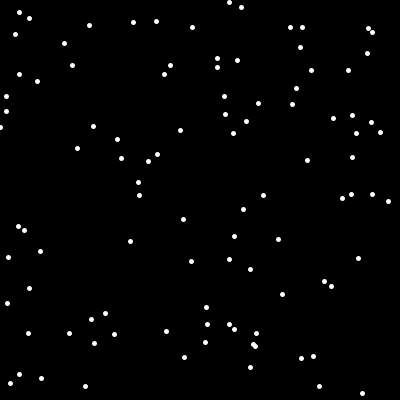
Frame 1 (no input)
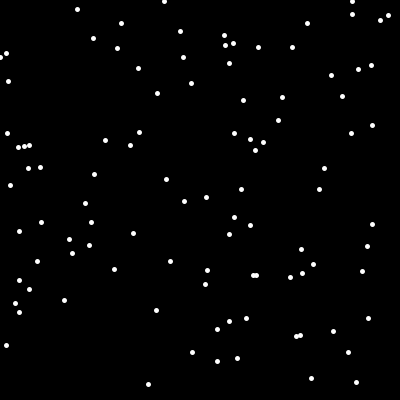
Frame 60 (the mouse pressed at the canvas centre just before this capture)
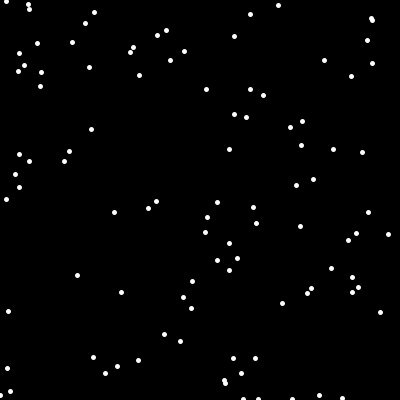
Frame 120 (the mouse held since frame 60 and released just before this capture)

The Processing sketch that drew these frames (run headless with seeded random() and noise(); from frame 60 on, the mouse is pressed at the canvas centre):

// Processing sketch: processing_164742
// ── processing_164742.pde

float[] xCoord = new float[100];
float[] yCoord = new float[100];
float[] speed = new float[100];


void setup() {
  size(400, 400);
  for (int i = 0; i < 100; i++) {
    xCoord[i] = random(width);
    yCoord[i] = random(height);
    speed[i] = random(2,5);
  }
}

void draw() {
  background(0);
  strokeWeight(5);
  stroke(255);
  smooth();
  for (int i = 0; i < 100; i++) {
    point(xCoord[i], yCoord[i]);
    yCoord[i] += speed[i];
    yCoord[i] += 1;
      if(yCoord[i]>height){
        yCoord[i] = 1;
      }
    
  }
}
